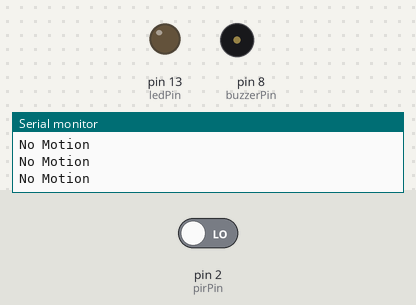
Simulated run of this sketch. Board: Arduino Uno, built with avr-gcc and run on an emulated ATmega328P. Parts: output pins drawn as LEDs (lit = HIGH), buzzer (waves = sounding, pin HIGH), the last lines printed to the serial monitor. The inputs (shaded band) are chosen by the test bench; at power-on: pin 2 (pirPin) LOW.

Above: at 1.8 s.
1.9 s: pin 2 (pirPin) driven HIGH
At 3.2 s:
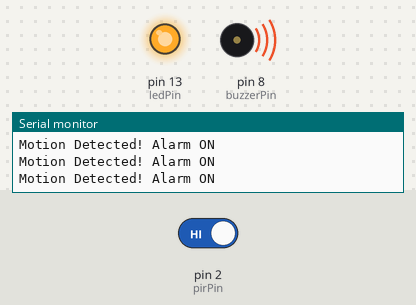
3.5 s: pin 2 (pirPin) driven LOW
At 4.4 s:
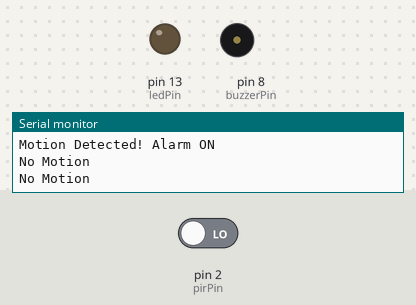
Timing chart, 0 to 6.5 s (numbered marks = the images above; inputs shaded):
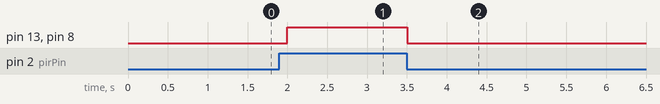

The sketch:

Motion_Alarm.ino
```cpp
// Motion Alarm Project
// Parallax PIR Sensor + Buzzer + LED

int pirPin = 2;      // PIR sensor output pin
int buzzerPin = 8;    // Buzzer pin
int ledPin = 13;      // LED pin

int motionState = LOW;   // current motion status

void setup() {
  pinMode(pirPin, INPUT);
  pinMode(buzzerPin, OUTPUT);
  pinMode(ledPin, OUTPUT);
  Serial.begin(9600);
}

void loop() {
  motionState = digitalRead(pirPin);

  if (motionState == HIGH) {
    // Motion detected -> alarm on
    digitalWrite(buzzerPin, HIGH);
    digitalWrite(ledPin, HIGH);
    Serial.println("Motion Detected! Alarm ON");
  } else {
    // No motion -> alarm off
    digitalWrite(buzzerPin, LOW);
    digitalWrite(ledPin, LOW);
    Serial.println("No Motion");
  }

  delay(500); // thora sa delay taake readings stable rahen
}
```

Measured:
- after the input at 1.9 s, pin 13 (ledPin), pin 8 (buzzerPin): LOW → HIGH after 0.10 s
- after the input at 3.5 s, pin 13 (ledPin), pin 8 (buzzerPin): HIGH → LOW at once
